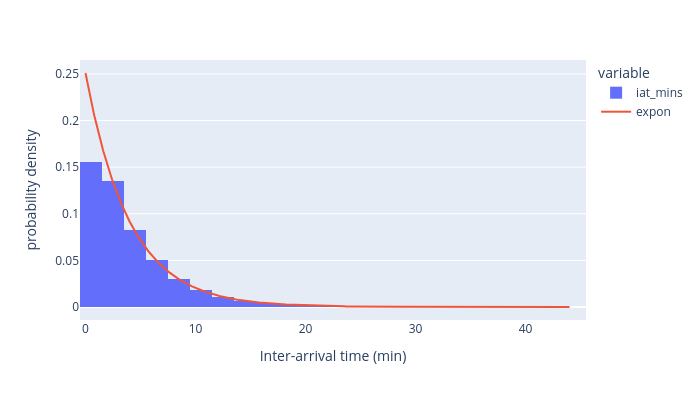
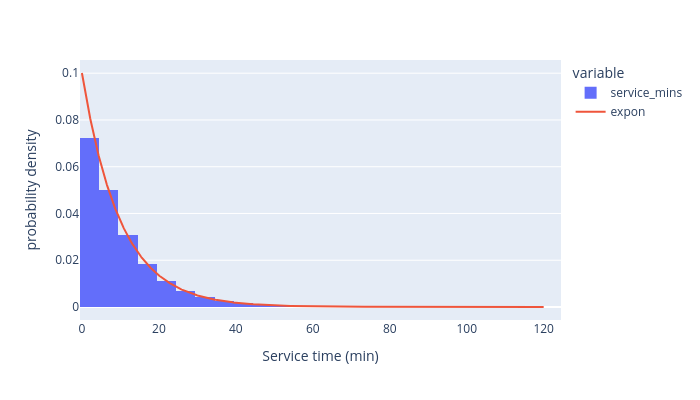

These figures' notebook cell, in order:
### Code cell
# histograms from before but with the distributions overlaid
def inspect_histogram_with_fits(series, x_lab, dist_name):
    """
    Plot histogram with overlaid fitted distributions.

    Parameters
    ----------
    series : pd.Series
        Series containing the values to plot as a histogram.
    x_lab : str
        X axis label.
    dist_name : str
        Name of the distributions in scipy.stats to fit, eg. "expon"

    Returns
    -------
    fig : plotly.graph_objects.Figure
    """
    # Plot histogram with probability density normalisation
    fig = px.histogram(series, nbins=30, histnorm="probability density")
    fig.update_layout(
        xaxis_title=x_lab, showlegend=True, width=700, height=400
    )

    # Fit and plot each distribution
    x = np.linspace(series.min(), series.max(), 1000)
    dist = getattr(stats, dist_name)
    params = dist.fit(series.dropna())
    pdf_fitted = dist.pdf(x, *params[:-2], loc=params[-2], scale=params[-1])
    fig.add_trace(go.Scatter(x=x, y=pdf_fitted, mode="lines", name=dist_name))

    return fig

# Plot histograms with fitted distributions
p = inspect_histogram_with_fits(series=data["iat_mins"].dropna(),
                                x_lab="Inter-arrival time (min)",
                                dist_name="expon")
p.show()

p = inspect_histogram_with_fits(series=data["service_mins"],
                                x_lab="Service time (min)",
                                dist_name="expon")
p.show()

### Figure 1 — Plotly figure (JSON) as saved in the notebook; plotly's stock layout.template omitted (floating-point values rounded to 4 significant figures; data arrays with more than 128 entries replaced by an {"elided": "..."} marker saying what was removed)
{"data": [{"bingroup": "x", "histnorm": "probability density", "hovertemplate": "variable=iat_mins<br>value=%{x}<br>probability density=%{y}<extra></extra>", "legendgroup": "iat_mins", "marker": {"color": "#636efa", "pattern": {"shape": ""}}, "name": "iat_mins", "nbinsx": 30, "orientation": "v", "showlegend": true, "type": "histogram", "x": {"elided": "131915 float values"}, "xaxis": "x", "yaxis": "y"}, {"mode": "lines", "name": "expon", "type": "scatter", "x": {"elided": "1000 float values"}, "y": {"elided": "1000 float values"}}], "layout": {"barmode": "relative", "height": 400, "legend": {"title": {"text": "variable"}, "tracegroupgap": 0}, "margin": {"t": 60}, "showlegend": true, "width": 700, "xaxis": {"anchor": "y", "domain": [0.0, 1.0], "title": {"text": "Inter-arrival time (min)"}}, "yaxis": {"anchor": "x", "domain": [0.0, 1.0], "title": {"text": "probability density"}}}}

### Figure 2 — Plotly figure (JSON) as saved in the notebook; plotly's stock layout.template omitted (floating-point values rounded to 4 significant figures; data arrays with more than 128 entries replaced by an {"elided": "..."} marker saying what was removed)
{"data": [{"bingroup": "x", "histnorm": "probability density", "hovertemplate": "variable=service_mins<br>value=%{x}<br>probability density=%{y}<extra></extra>", "legendgroup": "service_mins", "marker": {"color": "#636efa", "pattern": {"shape": ""}}, "name": "service_mins", "nbinsx": 30, "orientation": "v", "showlegend": true, "type": "histogram", "x": {"elided": "131916 float values"}, "xaxis": "x", "yaxis": "y"}, {"mode": "lines", "name": "expon", "type": "scatter", "x": {"elided": "1000 float values"}, "y": {"elided": "1000 float values"}}], "layout": {"barmode": "relative", "height": 400, "legend": {"title": {"text": "variable"}, "tracegroupgap": 0}, "margin": {"t": 60}, "showlegend": true, "width": 700, "xaxis": {"anchor": "y", "domain": [0.0, 1.0], "title": {"text": "Service time (min)"}}, "yaxis": {"anchor": "x", "domain": [0.0, 1.0], "title": {"text": "probability density"}}}}
